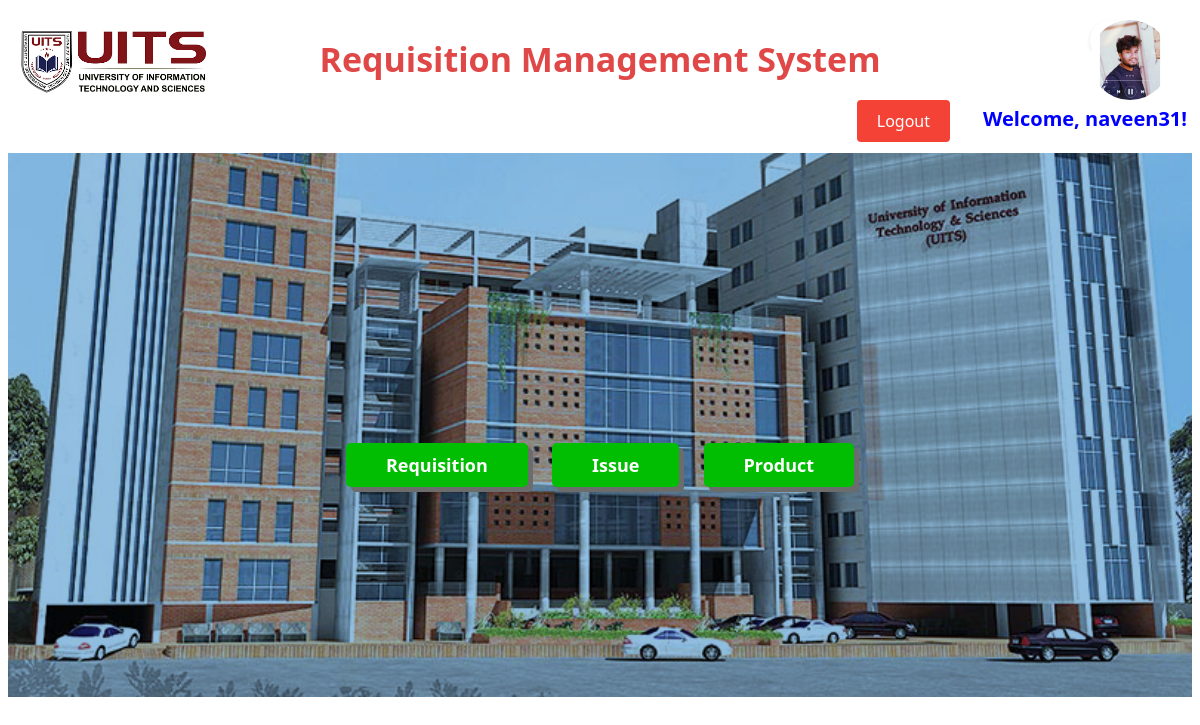
Page /homepage/ (signed in) on the committed database.
### apps/models.py (models this page shows, shortened)
class CustomUser(AbstractUser):
    USER_TYPE_CHOICES = (
        ('ADMINISTRATION', 'Administration'),
        ('DEPARTMENT_HEAD', 'Department Head'),
        ('STORE_EXECUTIVE', 'Store Executive'),
        ('NORMAL_USER', 'Normal User'),
    )
    user_type = models.CharField(max_length=20, choices=USER_TYPE_CHOICES)
    plain_text_password = models.CharField(max_length=128, blank=True)
    full_name = models.CharField(max_length=100,default='')
    department = models.CharField(max_length=100,default='')
    designation = models.CharField(max_length=100,default='')
    join_date = models.DateField(blank=True, null=True)
    dob = models.DateField(blank=True, null=True)
    blood_group = models.CharField(max_length=10,default='Unknown')
    phone_number = models.CharField(max_length=20,default='')
    primary_email = models.EmailField(blank=True, null=True)
    secondary_email = models.EmailField(blank=True, null=True)
    photo = models.ImageField(upload_to='profile_photos', blank=True, null=True)

### apps/views.py (the view)
# urls.py: path('homepage/', views.home_page, name='home_page'),
def home_page(request):
    username = request.user.username
    issues = Issue.objects.filter(user_name=username,status='Approved')
    create_requisition_url = reverse('create_requisition')
    requisition_list_url = reverse('requisition_list',args=[username])
    workorder_list_url = reverse('workorder_list')
    store_balance_url=reverse('store_balance_list')
    return render(request, 'homepage.html', {
        'username': username,
        'create_requisition_url': create_requisition_url,
        'requisition_list_url': requisition_list_url,
        'workorder_list_url': workorder_list_url,
        'issues': issues,
        'store_balance_url':store_balance_url,
    })

### apps/templates/homepage.html (shortened to what this page needs)
<!DOCTYPE html>
<html>
<head>
</head>
<body>
    <div class="banner">
    <h1>Requisition Management System</h1>
    <h2>Welcome, {{ username }}!</h2>
    <div class="profile">
        {%if user.photo%}
        <a href="{% url 'profile_details' %}" ><img src="{{ user.photo.url }}"  alt="Logo"></a>
        {%else%}
        <a href="{% url 'profile_details' %}" ><img src="/static/images/profile.png"   alt="Logo"></a>
        {%endif%}
    </div>
    <div class="logo">
        <img src="/static/images/logo.png" alt="Logo">
    </div>
    <div class="logout-button">
        <a href="{% url 'login_view' %}">Logout</a>
    </div>
    </div>
    <div class="content">
    <div class="buttons">
        <div class="dropdown">
            <a href="#" class="button">Requisition</a>
        </div>
        <div class="dropdown">
        <a href="#" class="button">Issue</a>
        </div>
        <div class="dropdown">
            <a href="#" class="button">Product</a>
        </div>
    </div>
</div>
</body>
</html>

### apps/templates/homepage.html (style rules this page uses)
body { font-family: 'Segoe UI', Tahoma, Geneva, Verdana, sans-serif; }
.buttons { margin-top: 80px; }
.content { background-image: url('/static/images/bg.jpg'); background-size: cover; padding:200px; background-position: bottom; background-repeat: no-repeat; text-align: center; }
.button { box-shadow: 5px 5px #6d6c6c; display: inline-block; padding: 10px 40px; background-color: #02be02; color: #fff; font-size: 18px; font-weight: bold; text-decoration: none; margin: 10px; border-radius: 5px; transition: background-color 0.3s ease; }
.dropdown { position: relative; display: inline-block; }
.banner { background-color: white; padding: 5px; text-align: center; }
.banner h1 { color: #e04848; font-size: 34px; }
.banner .logo img { width: 190px; height: auto; margin-top: 20px; }
.logo { position: absolute; top: 10px; left: 20px; }
.banner h2 { font-size: 20px; color:blue; text-align: right; }
.profile { position: fixed; top: 20px; right: 70px; }
.profile a { display: block; width: 40px; height: 40px; background-color: #fff; border-radius: 50%; box-shadow: 0 2px 4px rgba(0, 0, 0, 0.1); text-align: center; line-height: 40px; }
.profile img { width: 80px; height: 80px; border-radius: 50px; vertical-align: middle; }
.logout-button { position: absolute; top:100px; right:250px; }
.logout-button a { display: inline-block; padding: 10px 20px; background-color: #f44336; color: #fff; text-decoration: none; border-radius: 4px; }

### rows in the picture
CustomUser: username "naveen31", photo (picture)
